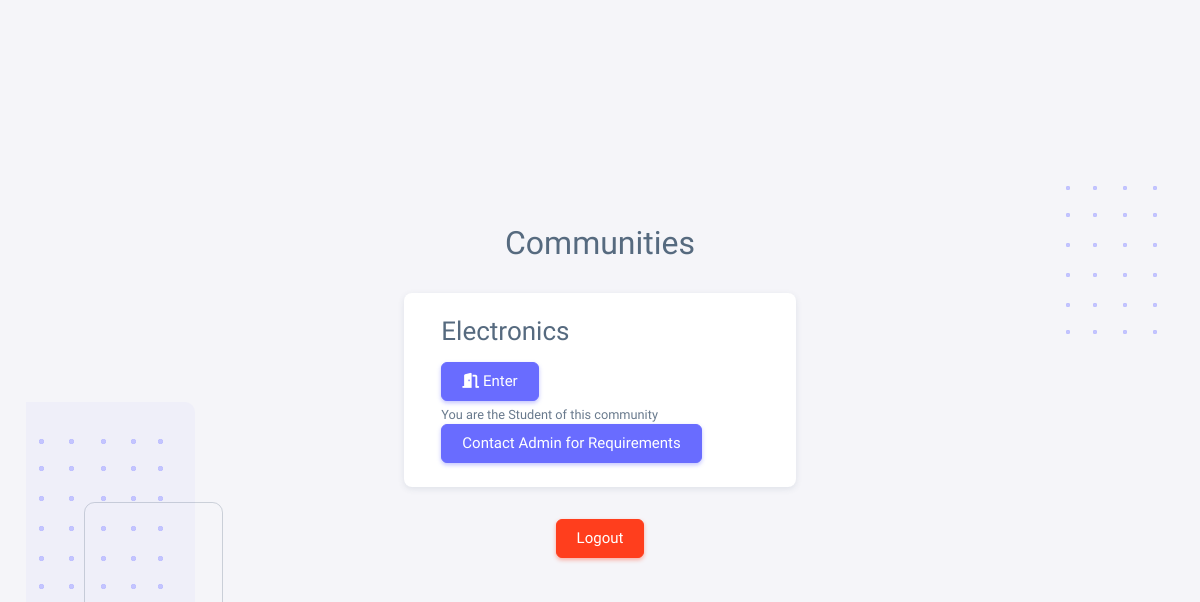
/ (signed in), run on the app's committed database.
### mgt_app/models.py (models this page shows, shortened)
class Community(models.Model):
    name = models.CharField(max_length=250, null=False, blank=False)
    description = models.TextField(max_length=500, null=True, blank=True)
    requirements = models.TextField(max_length=500, null=True, blank=True)
    instructor = models.ForeignKey(CustomUser, on_delete=models.CASCADE, null=True, blank=True,
                                   related_name="main_instructor")
    co_instructor = models.ForeignKey(CustomUser, on_delete=models.CASCADE, null=True, blank=True,
                                      related_name="assistant_instructor")
    group_link = models.URLField(null=True, blank=True)
    members = models.ManyToManyField(CustomUser, null=True, blank=True)

class CustomUser(AbstractUser):
    first_name = models.CharField(max_length=200, blank=False, null=False)
    last_name = models.CharField(max_length=200, blank=False, null=False)
    username = models.CharField(max_length=200, null=False, blank=False, unique=True)
    program = models.ForeignKey(Program, on_delete=models.CASCADE, null=True, blank=True)
    approved = models.BooleanField(default=False)
    roles = (
        ("Student", "Student"),
        ("Instructor", "Instructor"),
        ("Co-Instructor", "Co-Instructor"),
        ("Admin", "Admin")
    )
    role = models.CharField(max_length=200, null=True, blank=True, choices=roles, default="Student")
    phone_number = models.PositiveBigIntegerField(blank=True, null=True)
    date_of_birth = models.DateField(null=True, blank=True)
    password1 = models.CharField(max_length=100, null=False, blank=False)
    password2 = models.CharField(max_length=100, null=False, blank=False)
    status_choices = (
        ("Active", "Active"),
        ("Inactive", "Inactive")
    )
    status = models.CharField(max_length=100, null=False, blank=False, default="Inactive", choices=status_choices)

### mgt_app/views.py (the view)
# urls.py: 2. Add a URL to urlpatterns:  path('', views.home, name='home')
@login_required(login_url='login')
def home(request):
    user = models.CustomUser.objects.get(id=request.user.id)
    if user.approved:
        communities = models.Community.objects.all()
        context = {
            'comms': communities
        }
        return render(request, "layouts/community_overview.html", context=context)
    else:
        messages.success(request, 'You are not approved to access this page')
        return redirect("home")

### mgt_app/templates/layouts/community_overview.html (shortened to what this page needs)
{% load static %}
<!DOCTYPE html>
<html
  lang="en"
  class="light-style customizer-hide"
  dir="ltr"
  data-theme="theme-default"
  data-assets-path="../assets/"
  data-template="vertical-menu-template-free"
>
  <head>
    <link rel="stylesheet" href="{% static 'assets/vendor/fonts/boxicons.css' %}" />
    <link rel="stylesheet" href="{% static 'assets/vendor/css/core.css' %}" class="template-customizer-core-css" />
    <link rel="stylesheet" href="{% static 'assets/vendor/css/theme-default.css' %}" class="template-customizer-theme-css" />
    <link rel="stylesheet" href="{% static 'assets/css/demo.css' %}" />
    <link rel="stylesheet" href="{% static 'assets/vendor/libs/perfect-scrollbar/perfect-scrollbar.css' %}" />
    <link rel="stylesheet" href="{% static 'assets/vendor/css/pages/page-auth.css' %}" />
  </head>
  <body>
    <div class="container-xxl">
      <div class="authentication-wrapper authentication-basic container-p-y">
        <div class="authentication-inner authentication-inner-com">
          <div class="justify-content-center">
              <h2 class="text-center">Communities</h2>
          </div>
          <div class="row justify-content-center">
            {% for comm in comms %}
            <div class="card col-lg-4 m-3">
                <div class="card-body">
                    <h3>{{ comm.name }}</h3>
                    {% if request.user in comm.members.all %}
                    <a class="btn btn-primary mb-1" href="{% url 'dashboard' community_name=comm.name %}"><i class="fa fa-door-open"></i> Enter</a>
                    {% if request.user == comm.instructor or request.user == comm.co_instructor %}
                        <small class="d-block">You are the {{ request.user.role }} of this community</small>
                    {% else %}
                        <small class="d-block">You are already in this community</small>
                    {% endif %}
                    {% else %}
                    <a class="btn btn-primary mr-1" href="{% url 'join_community' community_name=comm.name %}"><i class="fa fa-plus-circle"></i> Join</a>
                    {% endif %}
                    {% if comm.requirements %}
                    <a class="btn btn-primary" href="#">Contact Admin for Requirements</a>
                    {% endif %}
                </div>
            </div>
            {% endfor %}
          </div>
            <div class="justify-content-center mt-3">
              <h4 class="text-center"><a href="{% url 'logout' %}" class="text-center btn btn-danger">Logout</a></h4>
          </div>
        </div>
      </div>
    </div>
  </body>
</html>

### data on the page
Community: name "Electronics", shows "Contact Admin for Requirements"
CustomUser: user.role "Student"
